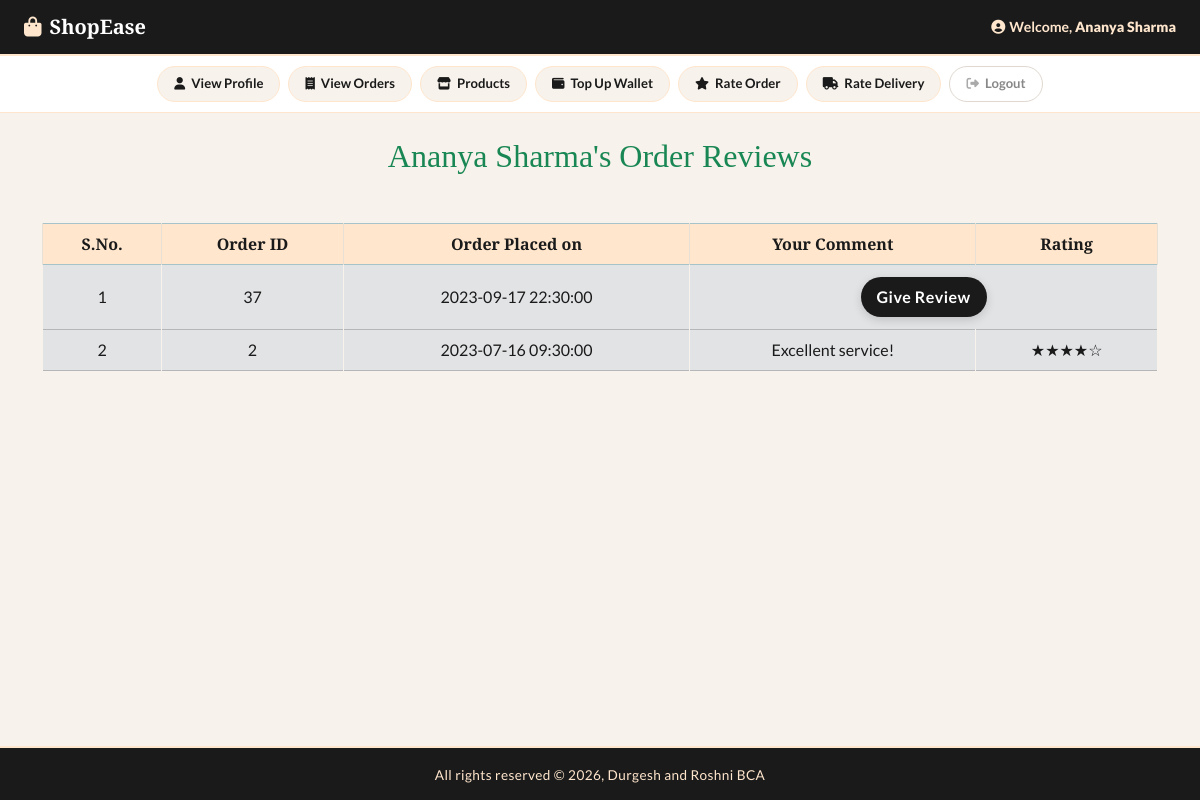
The page /customer_mode/profile_page.php?customer_id=2&rate_order on the database its author committed.
### tables this page shows
CREATE TABLE IF NOT EXISTS customer (
        customerID INT AUTO_INCREMENT PRIMARY KEY, 
    first_name VARCHAR(50) NOT NULL,  
    last_name VARCHAR(50),
    address_street VARCHAR(100) NOT NULL,  
        address_city VARCHAR(50) NOT NULL,
        address_state VARCHAR(50) NOT NULL,
    pincode INT NOT NULL,
    phone_no BIGINT UNIQUE NOT NULL,  
    email VARCHAR(100) UNIQUE NOT NULL,
    password VARCHAR(50) NOT NULL,
    dob DATE NOT NULL,
    age INT DEFAULT 0,  
    gender VARCHAR(10)
);

CREATE TABLE IF NOT EXISTS `order` (
        orderID INT AUTO_INCREMENT PRIMARY KEY,
    status VARCHAR(20) NOT NULL DEFAULT "Confirmed",  
    total_price DECIMAL(10, 2) NOT NULL,
    time TIMESTAMP NOT NULL DEFAULT CURRENT_TIMESTAMP,
    location VARCHAR(255) NOT NULL,
    agentPayment INT NOT NULL DEFAULT 50,
    customerID INT NOT NULL,
    agentID INT NOT NULL,
    FOREIGN KEY (customerID) REFERENCES customer(customerID),  
    FOREIGN KEY (agentID) REFERENCES deliveryAgent(agentID)  
);

CREATE TABLE IF NOT EXISTS ProductReview (
    productReviewID INT NOT NULL, 
    orderID INT NOT NULL,
    customerID INT NOT NULL,
    comment TEXT,
    rating INT DEFAULT 5 CHECK (rating >= 1 AND rating <= 5),
    FOREIGN KEY (orderID) REFERENCES `order`(orderID) ON DELETE CASCADE,
    FOREIGN KEY (customerID) REFERENCES customer(customerID) ON DELETE CASCADE
     
);

### includes/customer_topnav.php (the view, shortened to what this page needs)
<div class="app-topbar">
    <a href="index.php?customer_id=<?php echo $cust_id; ?>" class="brand">
        <i class="fas fa-shopping-bag"></i> ShopEase
    </a>
    <div class="topbar-right">
        <span class="welcome-text"><i class="fas fa-user-circle me-1"></i>Welcome, <strong><?php echo $cust_name; ?></strong></span>
    </div>
</div>
<div class="app-action-nav">
    <a href="profile_page.php?customer_id=<?php echo $cust_id; ?>" class="app-nav-btn">
        <i class="fas fa-user"></i> View Profile
    </a>
    <a href="view_orders.php?customer_id=<?php echo $cust_id; ?>" class="app-nav-btn">
        <i class="fas fa-receipt"></i> View Orders
    </a>
    <a href="index.php?customer_id=<?php echo $cust_id; ?>" class="app-nav-btn">
        <i class="fas fa-store"></i> Products
    </a>
    <a href="top_up.php?customer_id=<?php echo $cust_id; ?>" class="app-nav-btn">
        <i class="fas fa-wallet"></i> Top Up Wallet
    </a>
    <a href="rate_order.php?customer_id=<?php echo $cust_id; ?>" class="app-nav-btn">
        <i class="fas fa-star"></i> Rate Order
    </a>
    <a href="rate_delivery.php?customer_id=<?php echo $cust_id; ?>" class="app-nav-btn">
        <i class="fas fa-truck"></i> Rate Delivery
    </a>
    <a href="../start.php" class="app-nav-btn logout-btn">
        <i class="fas fa-sign-out-alt"></i> Logout
    </a>
</div>

### customer_mode/rate_order.php (shortened to what this page needs)
<?php
$fetch_orders = "SELECT * FROM `order` WHERE customerID = $cust_id AND status = 'Delivered' ORDER BY orderID DESC;";
$result_fetch = mysqli_query($con, $fetch_orders);
$num_of_rows = mysqli_num_rows($result_fetch);
if ($num_of_rows == 0) {
    echo "<h2 class='text-center text-danger'> No orders have been delivered to you yet! </h2>";
} else {
    ?>
    <h2 class="text-center text-success">
        <?php echo "$cust_name's Order Reviews"; ?>
    </h2>
    <table class="table table-bordered mt-5">
        <thead class="table-info text-center text-white">
            <tr>
                <th>S.No.</th>
                <th>Order ID</th>
                <th>Order Placed on</th>
                <th>Your Comment</th>
                <th>Rating</th>
            </tr>
        </thead>
        <tbody class="table-secondary text-white">
            <?php
            $number = 0;
            while ($fetch_row = mysqli_fetch_assoc($result_fetch)) {
                $order_id = $fetch_row["orderID"];
                $order_time = $fetch_row["time"];
                $number++;
                $isReview = "Yes";
                $search_review = "SELECT * FROM ProductReview WHERE orderID = '$order_id' AND customerID = '$cust_id';";
                $result_review = mysqli_query($con, $search_review);
                $num_of_rows = mysqli_num_rows($result_review);
                if ($num_of_rows == 0) {
                    $isReview = "No";
                } else {
                    $row_review = mysqli_fetch_assoc($result_review);
                    $comment = $row_review['comment'];
                    $rating = $row_review['rating'];
                }
                ?>
                <tr class='text-center align-middle'>
                    <?php if ($isReview == "Yes") { ?>
                        <td>
                            <?php echo "$number"; ?>
                        </td>
                        <td>
                            <?php echo "$order_id"; ?>
                        </td>
                        <td>
                            <?php echo "$order_time"; ?>
                        </td>
                        <td>
                            <?php echo "$comment"; ?>
                        </td>
                        <td>
                            <?php
                            $stars = '';
                            $filledStars = intval($rating);
                            $emptyStars = 5 - $filledStars;
                            for ($i = 0; $i < $filledStars; $i++) {
                                $stars .= '★';
                            }
                            for ($i = 0; $i < $emptyStars; $i++) {
                                $stars .= '☆';
                            }
                            echo "$stars";
                            ?>
                        </td>
                    <?php } else { ?>
                        <td>
                            <?php echo "$number"; ?>
                        </td>
                        <td>
                            <?php echo "$order_id"; ?>
                        </td>
                        <td>
                            <?php echo "$order_time"; ?>
                        </td>
                        <td colspan="2">
                            <form action='profile_page.php?customer_id=<?php echo "$cust_id"; ?>&give_oreview&order_id=<?php echo "$order_id";?>' method="post">
                                <button type="submit" class="btn btn-pastel my-1 px-3" name="submit_review">Give Review</button>
                            </form>
                        </td>
                    <?php }
                    ?>
                </tr>
                <?php
            }
            ?>
        </tbody>
    </table>
    <?php
}
?>

### style.css (style rules this page uses)
* { margin: 0; padding: 0; box-sizing: border-box; }
body { background-color: #F7F2EB; font-family: 'Lato', sans-serif; color: #1A1A1A; }
.app-topbar { background: #1A1A1A; border-bottom: 2px solid #FFE6CD; padding: 12px 24px; display: flex; align-items: center; justify-content: space-between; box-shadow: 0 2px 10px rgba(0,0,0,0.18); flex-wrap: wrap; gap: 10px; }
.app-topbar .brand { font-family: 'Playfair Display', serif; font-size: 1.25rem; font-weight: 700; color: #FFFFFF; text-decoration: none; display: flex; align-items: center; gap: 8px; }
.app-topbar .brand i { color: #FFE6CD; }
.app-topbar .topbar-right { display: flex; align-items: center; gap: 18px; font-size: 0.88rem; }
.app-topbar .welcome-text { color: #FFE6CD; font-size: 0.88rem; font-weight: 600; }
.app-action-nav { background: #FFFFFF; border-bottom: 1px solid #FFE6CD; padding: 10px 20px; display: flex; flex-wrap: wrap; gap: 8px; justify-content: center; align-items: center; }
.app-nav-btn { display: inline-flex; align-items: center; gap: 6px; padding: 7px 16px; border-radius: 20px; font-size: 0.82rem; font-weight: 600; color: #1A1A1A; background: #F7F2EB; border: 1.5px solid #FFE6CD; text-decoration: none; transition: all 0.2s ease; white-space: nowrap; cursor: pointer; }
.app-nav-btn i { font-size: 0.78rem; color: #1A1A1A; }
.app-nav-btn.logout-btn { background: #FFFFFF; border-color: #e0d8d0; color: #888; }
.app-nav-btn.logout-btn i { color: #aaa; }
.btn-pastel, .btn-info { background: #1A1A1A !important; color: #FFFFFF !important; border: none !important; border-radius: 25px; padding: 8px 28px; font-weight: 600; letter-spacing: 0.5px; transition: all 0.3s ease; box-shadow: 0 3px 10px rgba(0,0,0,0.15); }
h1, h2, h3 { font-family: 'Playfair Display', serif; color: #1A1A1A; }
table { background: #FFFFFF; }
.table th { background: #FFE6CD; color: #1A1A1A; font-family: 'Playfair Display', serif; border-color: #e8dfd5; }
.table td { border-color: #F7F2EB; color: #1A1A1A; }

### customer_mode/profile_page.php (style rules this page uses)
body { background: #F7F2EB; overflow-x: hidden; }

### includes/footer.php (style rules this page uses)
body { margin: 0; padding: 0; min-height: 100vh; position: relative; }

### rows shown on the page
customer: cust_name "Ananya Sharma"
order: orderID "37", time "2023-09-17 22:30:00"
order: orderID "2", time "2023-07-16 09:30:00", productreview.comment "Excellent service!", stars "★★★★☆"
